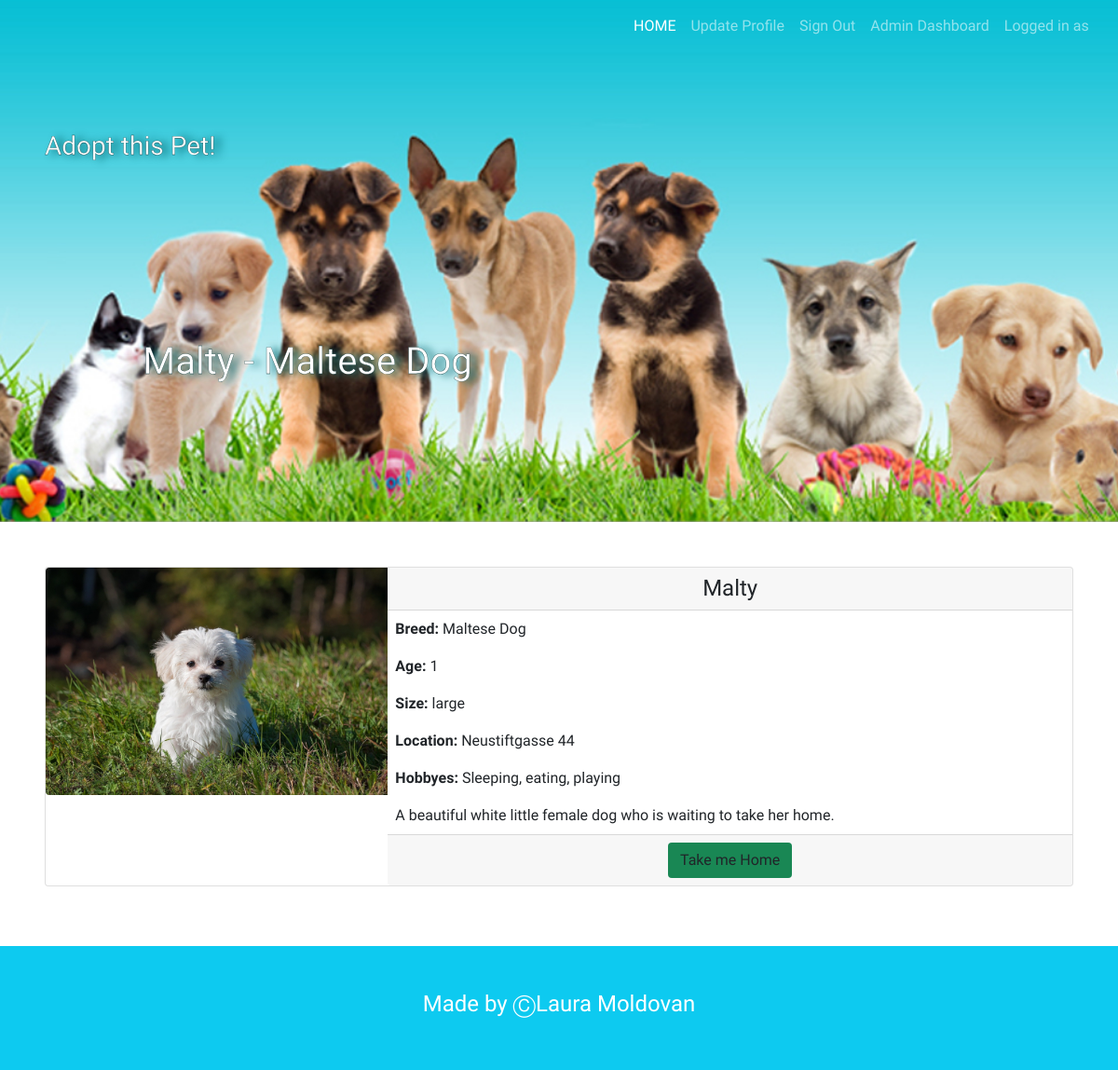
Before: /details.php?id=3 (signed in) with the older database file.
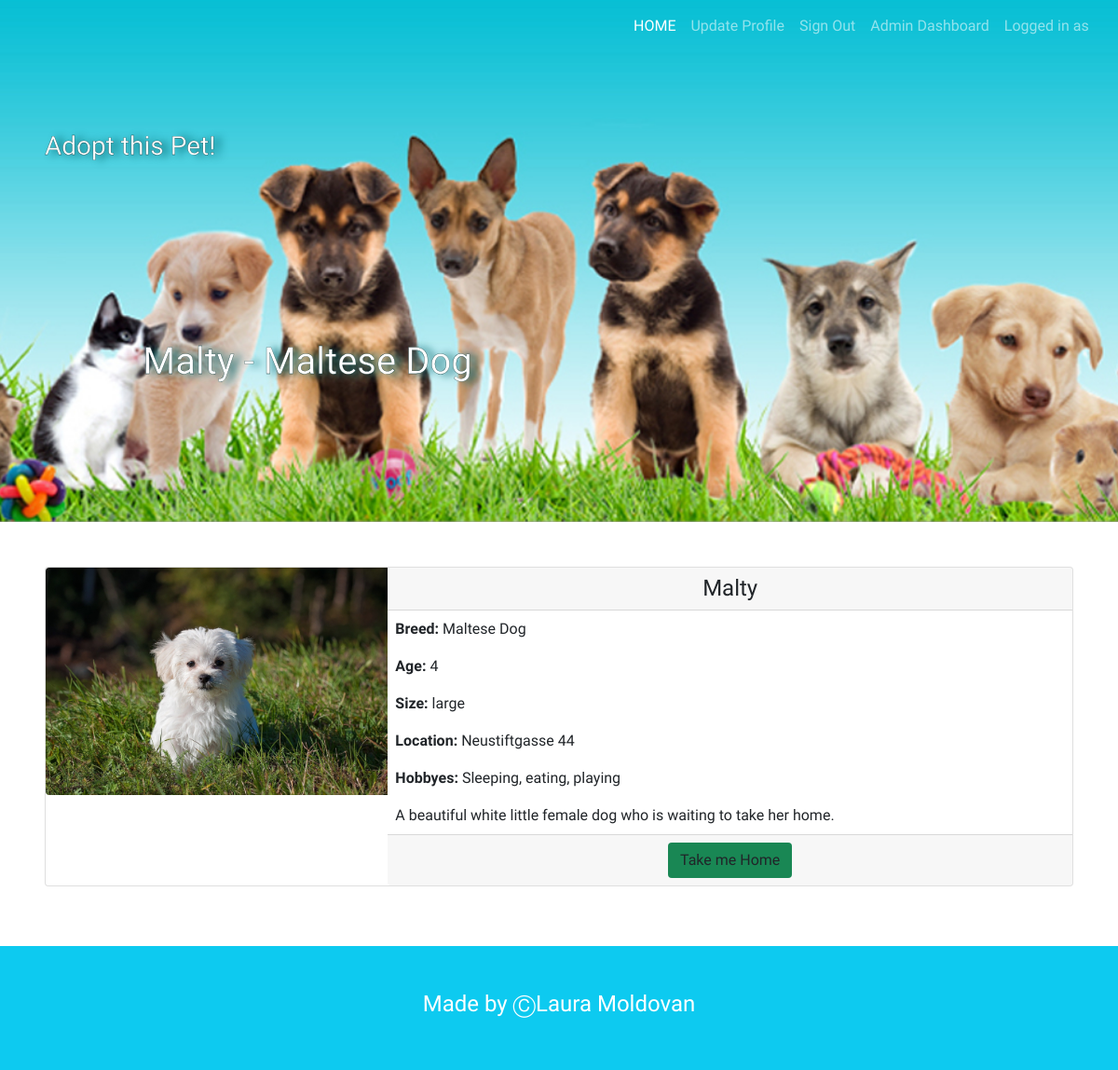
After: the same page with the newer database file.
### tables this page shows
CREATE TABLE `animals` (
  `id` int(11) NOT NULL PRIMARY KEY AUTO_INCREMENT,
  `name` varchar(255) NOT NULL,
  `breed` varchar(50) NOT NULL,
  `size` varchar(50) NOT NULL,
  `location` varchar(255) NOT NULL,
  `description` varchar(255) NOT NULL,
  `hobby` varchar(50) NOT NULL,
  `age` INT NOT NULL,
  `picture` varchar(255) DEFAULT NULL,
  `status` boolean DEFAULT 1
);

### details.php (the view, shortened to what this page needs)
<?php
require_once 'components/db_connect.php';
if ($_GET['id']) {
    $id = $_GET['id'];
    $sql = "SELECT * FROM animals WHERE id = {$id}";
    $result = mysqli_query($connect, $sql);
    if (mysqli_num_rows($result) == 1) {
        $data = mysqli_fetch_assoc($result);
        $name = $data['name'];
        $breed = $data['breed'];
        $size = $data["size"];
        $location = $data["location"];
        $description = $data["description"];
        $hobby = $data["hobby"];
        $age = $data["age"];
        $status = $data["status"];
        $picture = $data["picture"];
    } else {
        header("location: error.php");
    }
} else {
    header("location: error.php");
}
?>
<!DOCTYPE html>
<html lang="en">
<head>
    <?php require_once 'components/boot.php' ?>
    <link rel="stylesheet" type='text/css' href="css/style.css" />
</head>
<body>
    <header>
        <ul class="nav menu">
            <nav class="navbar navbar-expand-lg navbar-dark">
                <div class="container-fluid">
                    <div class="collapse navbar-collapse" id="navbarNav">
                        <ul class="navbar-nav">
                            <li class="nav-item">
                                <a class="nav-link active" aria-current="page" href="home.php">
                                    HOME
                                </a>
                            </li>
                            <li class="nav-item">
                                <a class="nav-link" href="update.php?id=<?php echo $row1['id'] ?>">
                                    Update Profile
                                </a>
                            </li>
                            <li class="nav-item">
                                <a class="nav-link" href="logout.php?logout">Sign Out</a>
                            </li>
                            <?php if (isset($_SESSION['adm']))
                                echo "<li class='nav-item'>
                                 <a class='nav-link' href='dashBoard.php'>Admin Dashboard</a></li>"
                            ?>
                            <li class="nav-item">
                                <a class="nav-link" href="#">Logged in as </br><?php echo $row1['fname'] . " " . $row1['lname']; ?></a>
                            </li>
                        </ul>
                    </div>
                </div>
            </nav>
        </ul>
        <div class="hero p-5">
            <h3>
                Adopt this Pet!
            </h3>
            <h1 class="text-center">
                <?php echo $name . " - " . $breed; ?>
            </h1>
        </div>
    </header>
    <main class="p-5">
        <div class="card mb-3">
            <div class="row g-0">
                <div class="col-md-4">
                    <img src="pictures/animals/<?php echo $picture; ?>" class="img-fluid rounded-start" alt="<?php echo $name; ?>">
                </div>
                <div class="col-md-8">
                    <h4 class='card-header text-center'><?php echo $name; ?></h4>
                    <div class='card-body p-2'>
                        <p class='card-text'><b> Breed: </b> <?php echo $breed; ?></p>
                        <p class='card-text'><b> Age: </b> <?php echo $age; ?></p>
                        <p class='card-text'><b> Size: </b> <?php echo $size; ?></p>
                        <p class='card-text'><b> Location: </b> <?php echo $location; ?></p>
                        <p class='card-text'><b> Hobbyes: </b> <?php echo $hobby; ?></p>
                        <p class='card-text'><?php echo $description; ?></p>
                    </div>
                    <div class='card-footer text-center'>
                       <?php if ($status == 1)
                            echo "<a class='btn btn-small bg-success' href='adopt.php?id=".$id."'>Take me Home</a>";
                        else if ($status == 0)
                            echo "<a class='btn btn-small bg-danger'>Already Adopted</a>"
                        ?>
                            </div>
                        </div>
                    </div>
                </div>
    </main>
    <footer class=" p-5 bg-info">
        <p class="h4 text-center text-white">Made by <a href="#">&#x24B8Laura Moldovan</a></p>
    </footer>
</body>
</html>

Changed rows visible on the page:
changed animals "Malty": age "1" → "4"
